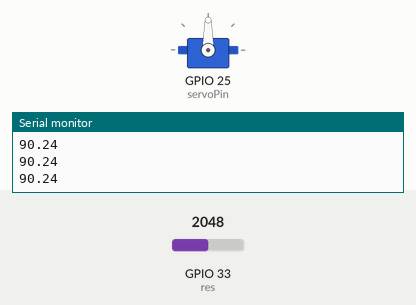
Simulated run of this sketch. Board: ESP32. Shown: servo, the last lines printed to the serial monitor. The test bench sets the inputs (shaded band); at power-on: GPIO 33 (res) = 2048.

Above: at 1.2 s.
1.3 s: GPIO 33 (res) set to 2866
At 2.3 s:
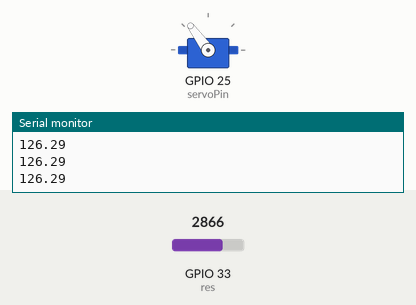
2.8 s: GPIO 33 (res) set to 3603
At 3.6 s:
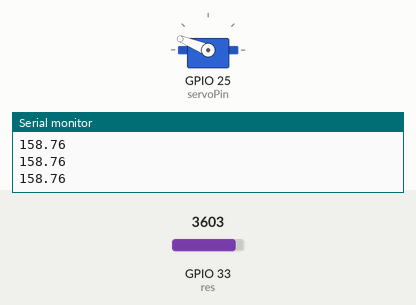
4.3 s: GPIO 33 (res) set to 4095
At 4.8 s:
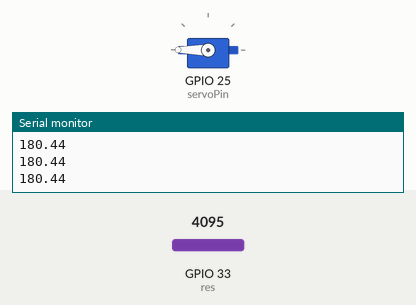
5.8 s: GPIO 33 (res) set to 1228
At 7.0 s:
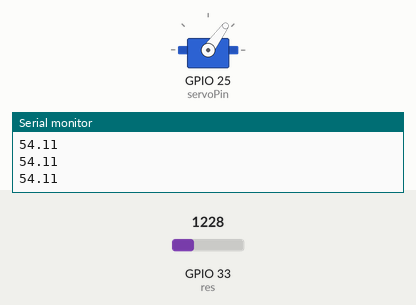
7.3 s: GPIO 33 (res) set to 491
At 8.5 s:
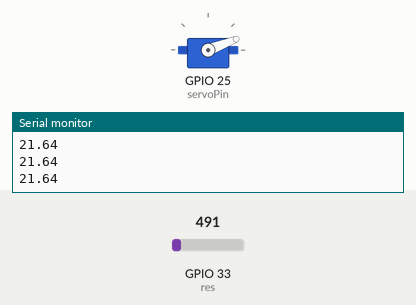
8.8 s: GPIO 33 (res) set to 2047
At 9.7 s:
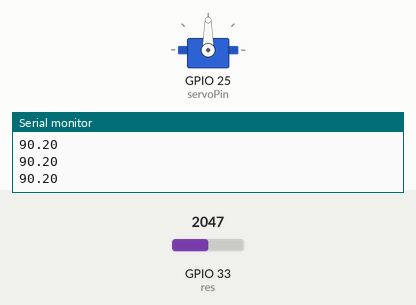
Timing chart, 0 to 11.3 s (numbered marks = the images above; inputs shaded):
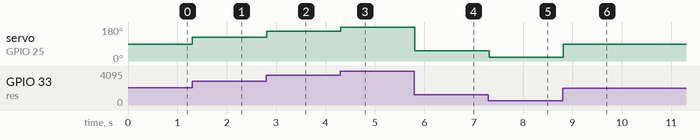

The sketch:

servoControlFromVariableResistor.ino
```cpp
#include <ESP32Servo.h>
Servo myservo;
int pos = 0;

int servoPin = 25;
int res = 33;


void setup() {
  myservo.attach(servoPin);
  Serial.begin(115200);
}

  void loop() {

  float resVal = analogRead(res);
  Serial.println((resVal/4085)*180);
  myservo.write((resVal/4085)*180);
  delay(100);


}
```

Measured:
- after the input at 1.3 s, servo on GPIO 25 (servoPin): 90° → 126° at once
- after the input at 2.8 s, servo on GPIO 25 (servoPin): 126° → 158° at once
- after the input at 4.3 s, servo on GPIO 25 (servoPin): 158° → 180° at once
- after the input at 5.8 s, servo on GPIO 25 (servoPin): 180° → 54° at once
- after the input at 7.3 s, servo on GPIO 25 (servoPin): 54° → 21° at once
- after the input at 8.8 s, servo on GPIO 25 (servoPin): 21° → 90° at once
